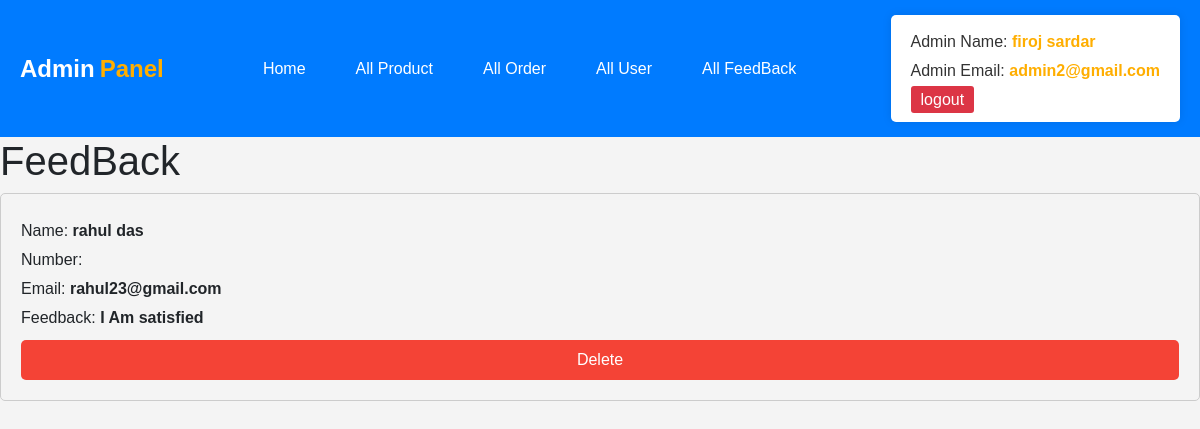
Screenshot of /admin/adminfeedback.php (signed in) with the database file from the repository.
### tables this page shows
CREATE TABLE `feedback` (
  `id` int(100) NOT NULL,
  `user_id` int(100) NOT NULL,
  `name` varchar(100) NOT NULL,
  `email` varchar(100) NOT NULL,
  `number` varchar(12) NOT NULL,
  `feedback` varchar(600) NOT NULL
);

### admin/adminfeedback.php (the view, shortened to what this page needs)
<?php
include ('db.php');
?>
<!DOCTYPE html>
<html lang="en">
<head>
  <link href="https://stackpath.bootstrapcdn.com/bootstrap/4.5.2/css/bootstrap.min.css" rel="stylesheet">
  <link rel="stylesheet" href="https://cdnjs.cloudflare.com/ajax/libs/font-awesome/6.5.2/css/all.min.css">
  <link rel="stylesheet" href="../css/admin.css">
</head>
<body>
  <header class="header">
    <a href="#" class="admin-logo">Admin<span style="color: #ffae00; padding: 0 5px; border-radius: 3px;">Panel</span></a>
    <nav class="admin-nav">
      <a href="admin_page.php">Home</a>
      <a href="adminproduct.php">All Product</a>
      <a href="adminorders.php">All Order</a>
      <a href="adminusers.php">All User</a>
      <a href="adminfeedback.php">All FeedBack</a>
    </nav>
    <div class="account-box">
      <p>Admin Name: <span><?php echo $_SESSION['admin_name'] ?></span></p>
      <p>Admin Email: <span><?php echo $_SESSION['admin_email'] ?></span></p>
      <a href="adminLogout.php" class="delete-btn">logout</a>
    </div>
  </header>
  <section class="feedback">
     <h1 class="title">FeedBack</h1>
     <?php
     $selecteFeedback = mysqli_query($con,"SELECT * FROM `feedback`");
     if(mysqli_num_rows($selecteFeedback)>0){
          while($fetchfeedback = mysqli_fetch_assoc($selecteFeedback)){
     ?>
     <div class="box">
      <p>Name:
        <span><?php echo $fetchfeedback['name'] ?></span>
      </p>
       <p>Number:
      </p>
        <p>Email:
        <span><?php echo $fetchfeedback['email'] ?></span>
      </p>
       <p>Feedback:
        <span><?php echo $fetchfeedback['feedback'] ?></span>
      </p>
      <a href="admincontact.php?delete=<?php echo $fetchfeedback['id']; ?>" onclick="return confirm('Delete this Feedback')" class="deleteBtn">Delete</a>
     </div>
     <?php
     };
     }else{
     }
     ?>
  </section>
</body>
</html>

### css/admin.css (style rules this page uses)
body { font-family: Arial, sans-serif; background-color: #f4f4f4; }
header { background-color: #007bff; color: #fff; padding: 15px 20px; display: flex; justify-content: space-between; align-items: center; }
.admin-logo { font-size: 24px; font-weight: bold; text-decoration: none; color: #fff; }
.admin-nav { display: flex; gap: 20px; }
.admin-nav a { color: #fff; text-decoration: none; padding: 10px 15px; border-radius: 5px; transition: backgroundcolor 0.3s ease; }
.account-box { background-color: #fff; color: #333; padding: 10px 20px; border-radius: 5px; box-shadow: 0 0 10px rgba(0, 0, 0, 0.1); }
.account-box p { margin: 5px 0; }
.account-box span { font-weight: bold; color: #ffae00; }
.delete-btn { color: #fff; background-color: #dc3545; padding: 5px 10px; border: none; border-radius: 3px; text-decoration: none; transition: background-color 0.3s ease; }
.box { border: 1px solid #ccc; padding: 20px; border-radius: 5px; }
.box p { margin: 5px 0; }
.box p span { font-weight: bold; }
.deleteBtn { display: block; margin-top: 10px; color: #fff; background-color: #f44336; border: none; padding: 8px 16px; text-align: center; text-decoration: none; border-radius: 5px; cursor: pointer; }

### rows the page displays
feedback: name "rahul das", email "rahul23@gmail.com", feedback "I Am satisfied"

### other values shown
$_SESSION['admin_name'] "firoj sardar"
$_SESSION['admin_email'] "admin2@gmail.com"
